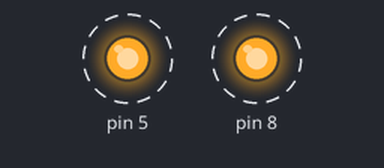
Bench run of a sketch on a simulated Arduino Uno, built with avr-gcc and run on an emulated ATmega328P. On the bench: output pins drawn as LEDs (lit = HIGH). Dashed ring = blinking.

Above: at 0.3 s.
Timing chart, 0 to 4.8 s (numbered marks = the images above):
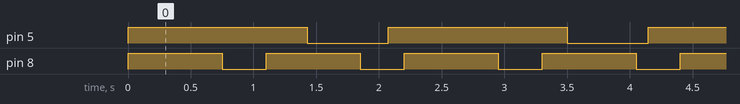

Measured:
- by itself, pin 5: alternates HIGH for 1.4 s and LOW for 0.64 s
- by itself, pin 8: alternates HIGH for 0.75 s and LOW for 0.35 s

The sketch:

A2Q1Blinky.ino
```cpp
#include <stdio.h>
#include <stdlib.h>

class Blinky
{
  public:
    unsigned char* port;
    unsigned char* ddr;
    unsigned char pin;
    int on;
    int off;
    Blinky(unsigned char val1, unsigned char val2, int onTime, int offTime)
    {

      on = onTime;
      off = offTime;
      pin = val2;
      switch (val1)
      {
        case 'B': ddr = 0x24; port = 0x25;break;
        case 'C': ddr = 0x27; port = 0x28;break;
        case 'D': ddr = 0x2A; port = 0x2B;break;
      }
      *ddr |= (1<<pin);
    }

    void Refresh()
    {
      if (millis() % (on+off) < on)
      {
        *port |= (1 << pin);
      }
      else
      {
        *port &= ~(1<< pin);
      }
      }
  };


void setup()
{
  Serial.begin(9600);
  Blinky led0('B',0,750,350);
  Blinky led1('D',5, 1430, 643);
    while(1)
    {
      led0.Refresh();
      led1.Refresh();
    }
}
```
